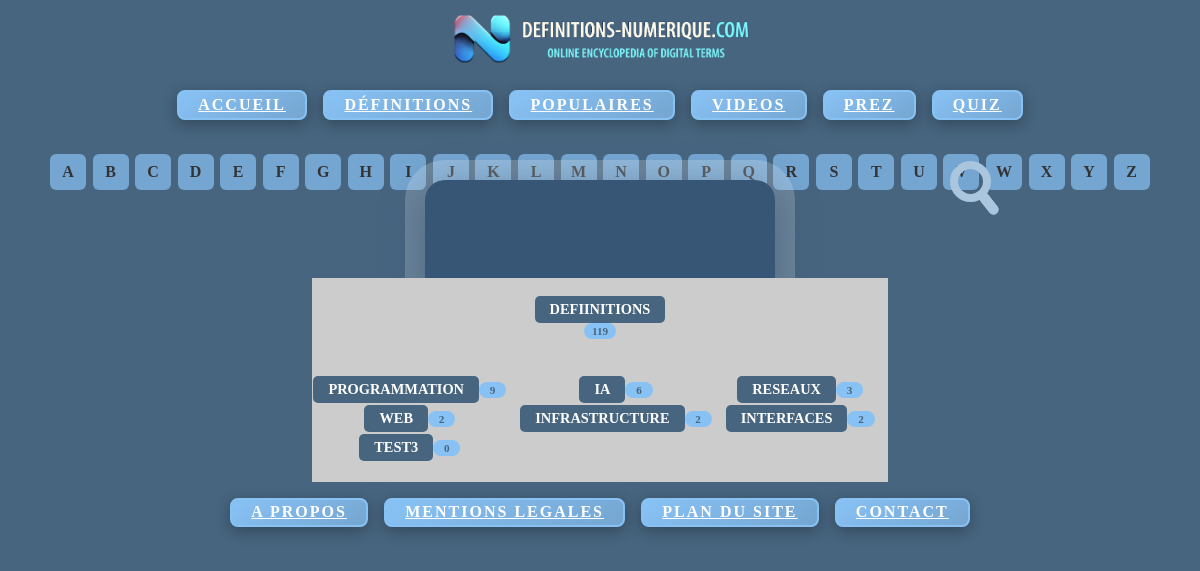
The app's page /categories.php, older data.
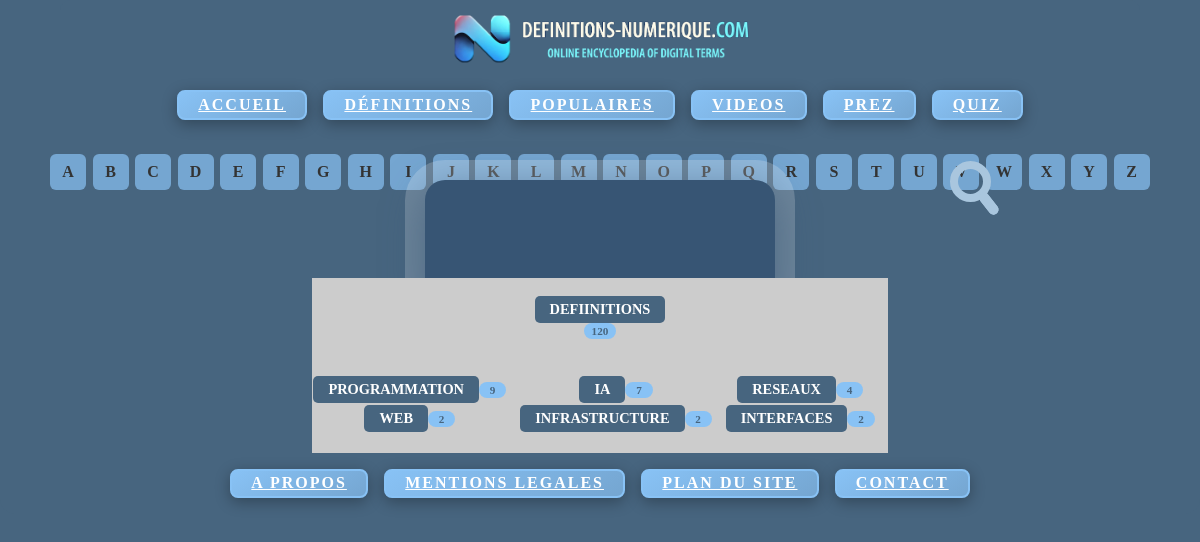
The same page, newer data.
### tables this page shows
CREATE TABLE `categorie` (
  `catid` int(10) NOT NULL,
  `catnom` varchar(100) NOT NULL
);

### categories.php (the view, shortened to what this page needs)
<!DOCTYPE html>
<html lang="fr">
<head>
    <link rel="stylesheet" href="style.css" />
</head>
<body>
    <div class="bandeaudiv" type="video/mp4">
        <?php include "bandeau.php"; ?>
    </div>
    <div class="search-alpha-wrapper"><div class="lettresdiv">
        <?php include "lettres.php"; ?>
    </div>
    <div class="barrediv">
        <?php include "barrederecherche.php"; ?>
    </div>
    <div class="homediv">
        <div class="container">
            <div class="home">
                <div class="controls">
<?php
$conn = new mysqli($_ENV['DB_SERVERNAME'], $_ENV['DB_USERNAME'], $_ENV['DB_PASSWORD'], $_ENV['DB_NAME']);
	$conn->set_charset("utf8mb4");
$conn2 = new mysqli($_ENV['DB_SERVERNAME'], $_ENV['DB_USERNAME'], $_ENV['DB_PASSWORD'], $_ENV['DB_NAME']);
	$conn2->set_charset("utf8mb4");
   printf ("<br><a href='definitions.php' class='rubrique'>DEFIINITIONS</a>");
if ($result3 = mysqli_query($conn, "SELECT COUNT(*) as total from definition"))
{
    while ($row3 = $result3->fetch_assoc())
	{
        		printf ("<span class='styled-span'> %s </span><br><br>", $row3['total']);
 	 }
  }
else
		{
		}
if ($result = mysqli_query($conn, "SELECT * from categorie"))
{
     printf("<center><table class=tab border='0' ><tr>");
    $compteur = -1;
    while ($row = $result->fetch_assoc())
	{
         if ($compteur %3 == 2){
		    printf("</tr><tr>");
	   }
	   $compteur++;
        printf ("<td><a href='categoriedetail.php?catid=%s' class='rubrique'>%s</a>", $row['catid'], $row['catnom']);
		$catid = intval($row['catid']);
		$sql2="SELECT COUNT(*) as total FROM lien WHERE catid=" . $catid;
		if ($result2 = mysqli_query($conn2,$sql2 ))
		{
			while ($row2 = $result2->fetch_assoc())
			{
				printf ("<span class='styled-span'> %s </span>&nbsp;&nbsp;&nbsp;</td>", $row2['total']);
			}
		}
		else
		{
		}
	}
         printf("</tr></table></center>");
}
?>
                </div>
            </div>
        </div>
    </div>
    <div class="footerdiv">
        <?php include "footer.php"; ?>
    </div>
</body>
</html>

### lettres.php (shortened to what this page needs)
<?php
$conn = new mysqli(
    $_ENV['DB_SERVERNAME'],
    $_ENV['DB_USERNAME'],
    $_ENV['DB_PASSWORD'],
    $_ENV['DB_NAME']
);
$conn->set_charset("utf8mb4");
?>
<div class="container">
    <div class="lettrescript">
        <div class="controls">
            <ul class="lettre-list">
                <?php
                $lettersSql = "
                    SELECT deflettre
                    FROM definition
                    GROUP BY deflettre
                    ORDER BY deflettre
                ";
                $lettersResult = $conn->query($lettersSql);
                if ($lettersResult && $lettersResult->num_rows > 0) {
                    while ($row = $lettersResult->fetch_assoc()) {
                        $lettre = htmlspecialchars($row['deflettre']);
                        echo "
                            <li>
                                <a href='defparlettre.php?id={$lettre}' class='lettre'>
                                    {$lettre}
                                </a>
                            </li>
                        ";
                    }
                }
                ?>
            </ul>
        </div>
    </div>
</div>

Row changes from the older to the newer data that the page shows:
removed categorie: catnom "TEST3", total "0"
Text that changed along with them:
new list line: "120"
new list line: "7"
new list line: "4"
list line gone: "119"
list line gone: "6"
list line gone: "3"
